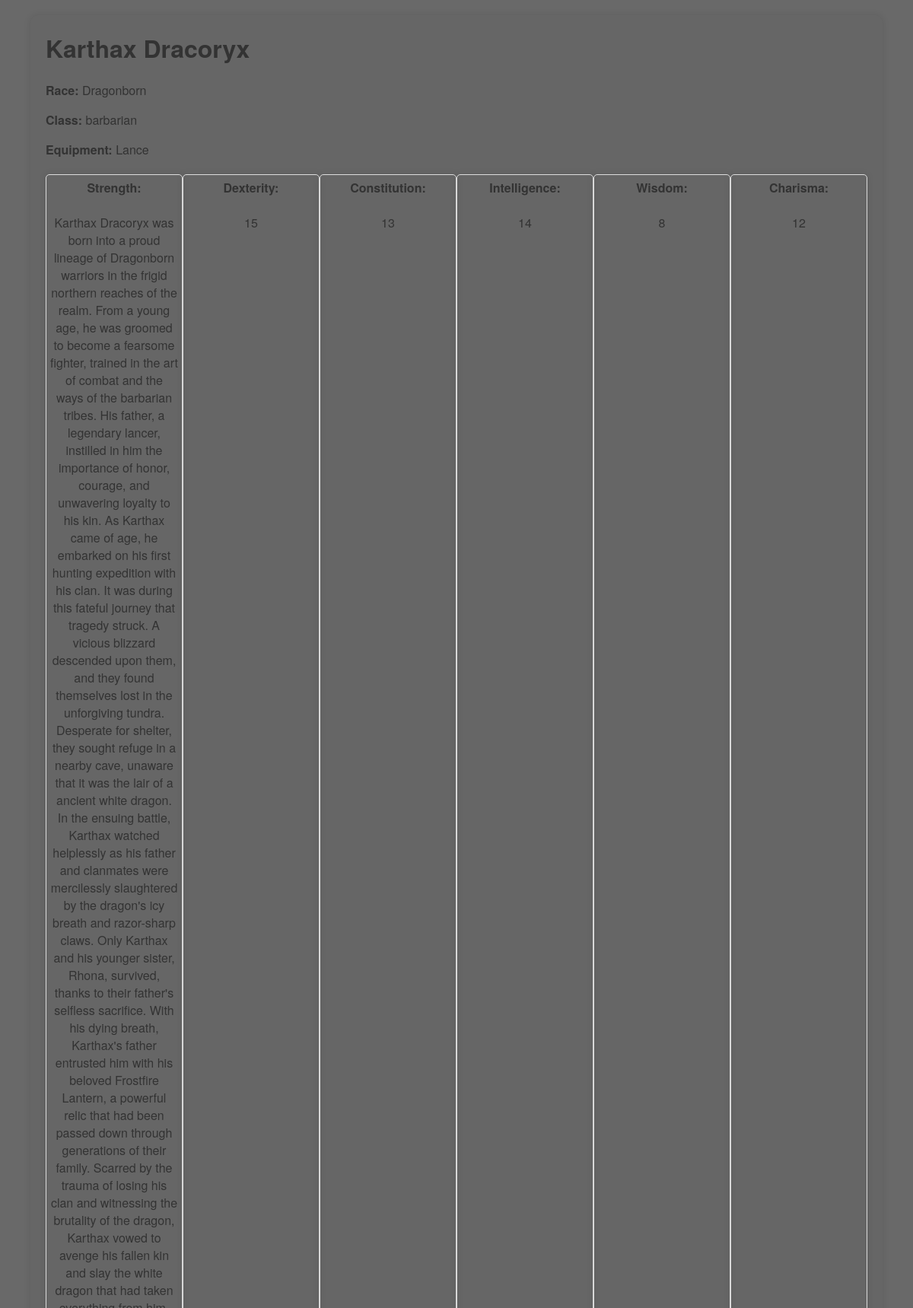
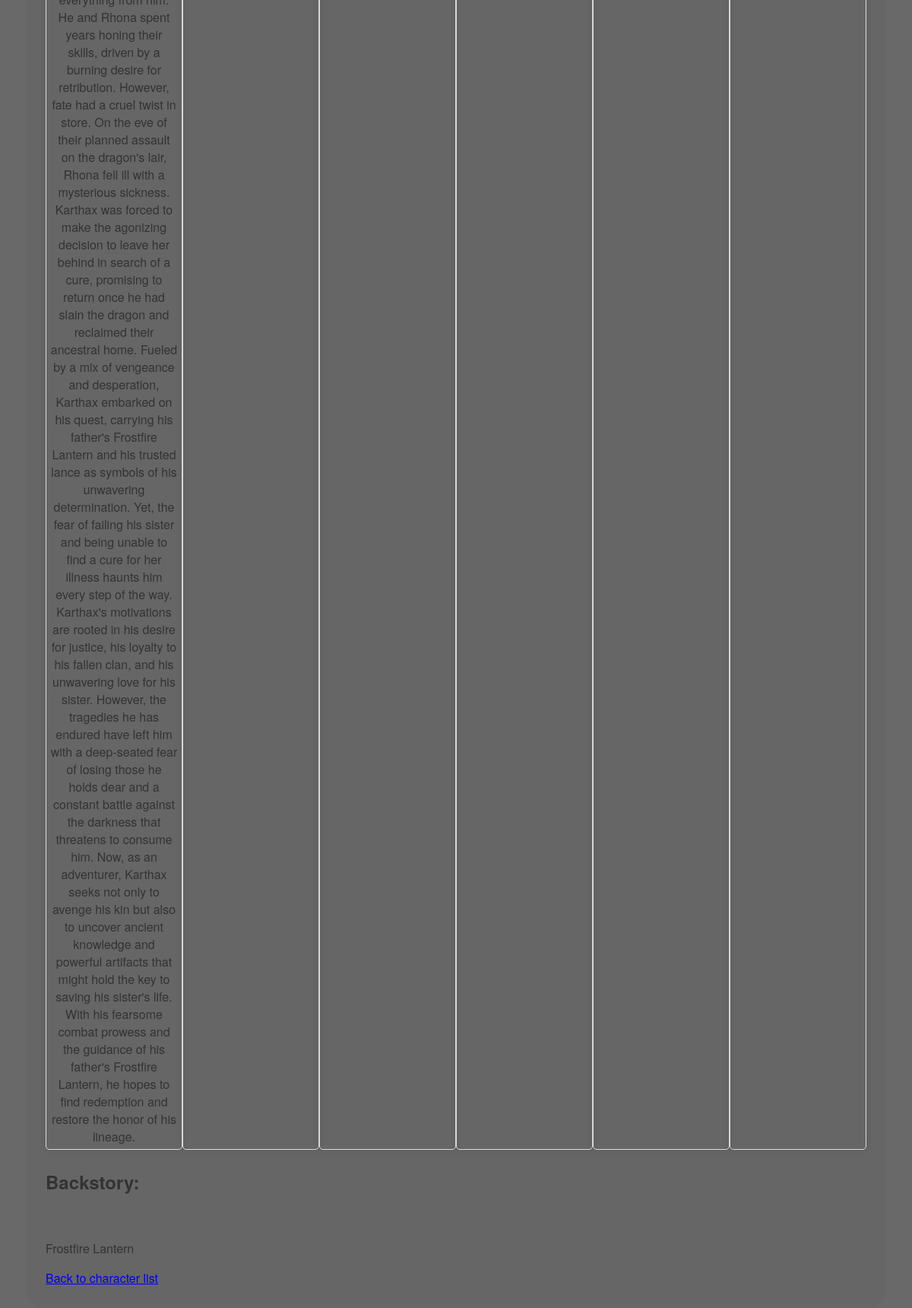
Screenshot of /character/1 with the database file from the repository (2 pictures, top to bottom).
### tables this page shows
CREATE TABLE "characters" (
	"id"	INTEGER,
	"name"	TEXT,
	"race"	TEXT,
	"profession"	TEXT,
	"equipment"	TEXT,
	"magic_item"	TEXT,
	"backstory"	TEXT,
	"strength"	INTEGER,
	"dexterity"	INTEGER,
	"constitution"	INTEGER,
	"intelligence"	INTEGER,
	"wisdom"	INTEGER,
	"charisma"	INTEGER,
	PRIMARY KEY("id")
);

### app_openai.py (the view)
@app.route('/character/<int:character_id>', methods=['GET'])
def character(character_id):
    conn = sqlite3.connect('db/characters.db')
    c = conn.cursor()
    c.execute("SELECT * FROM characters WHERE id=?", (character_id,))
    character_tuple = c.fetchone()
    c.close()
    conn.close()
    character = dict(zip(["id", "name", "race", "_class", "equipment", "backstory", "strength", "dexterity", "constitution", "intelligence", "wisdom", "charisma"], character_tuple))
    stats_dict = {
        'Strength': character['strength'],
        'Dexterity': character['dexterity'],
        'Constitution': character['constitution'],
        'Intelligence': character['intelligence'],
        'Wisdom': character['wisdom'],
        'Charisma': character['charisma']
    }
    character['stats'] = stats_dict
    print(f"Stats dictionary: {stats_dict}")  # Debug line
    character['stats'] = stats_dict
    return render_template('character.html', character=character)

### static/templates/character.html (shortened to what this page needs)
<!DOCTYPE html>
<html lang="en">
<head>
    <link rel="stylesheet" href="{{ url_for('static', filename='css/main.css') }}">
</head>
<body>
    <div class="character-info">
        <h1>{{ character.name }}</h1>
        <p><b>Race:</b> {{ character.race }}</p>
        <p><b>Class:</b> {{ character._class }}</p>
        <p><b>Equipment:</b> {{ character.equipment }}</p>
        <div class="stats">
            <div class="stat"><h4>Strength:</h4><br>
                {{ character.stats.Strength }}
            </div>
            <div class="stat"><h4>Dexterity:</h4><br>
                {{ character.stats.Dexterity }}
            </div>
            <div class="stat"><h4>Constitution:</h4><br>
                {{ character.stats.Constitution }}
            </div>
            <div class="stat"><h4>Intelligence:</h4><br>
                {{ character.stats.Intelligence }}
            </div>
            <div class="stat"><h4>Wisdom:</h4><br>
                {{ character.stats.Wisdom }}
            </div>
            <div class="stat"><h4>Charisma:</h4><br>
                {{ character.stats.Charisma }}
            </div>
        </div>
        <h2>Backstory:</h2></br>
        <p>{{ character.backstory }}</p>
        <a href="/" class="no-print">Back to character list</a>
    </div>
</body>
</html>

### static/css/main.css (style rules this page uses)
body { margin: 0; padding: 0; font-family: "Helvetica Neue", Helvetica, Arial, sans-serif; color: #333; background-color: #696969; }
.character-info { width: 90%; max-width: 1200px; margin: 20px auto; padding: 20px; background-color: #666; border-radius: 10px; box-shadow: 0 0 10px rgba(0, 0, 0, 0.1); }
.character-info h1 { margin-top: 0; }
.stats { display: flex; flex-wrap: wrap; justify-content: space-between; }
.stat { flex: 1 1 100px; border: 1px solid #ddd; border-radius: 5px; padding: 5px; margin: 5px 0; text-align: center; box-shadow: 0 0 10px rgba(0, 0, 0, 0.1); }
.stat h4 { margin-top: 0; margin-bottom: 0; }

### rows the page displays
characters: name "Karthax Dracoryx", race "Dragonborn", _class "barbarian", equipment "Lance", stats.Strength "Karthax Dracoryx was born into a proud lineage of Dragonborn warriors in the frigid northern reaches of the realm. From a young age, he was groomed to become a fearsome fighter, trained in the art of combat and the ways of the barbarian tribes. His father, a legendary lancer, instilled in him the importance of honor, courage, and unwavering loyalty to his kin. As Karthax came of age, he embarked on his first hunting expedition with his clan. It was during this fateful journey that tragedy struck. A vicious blizzard descended upon them, and they found themselves lost in the unforgiving tundra. Desperate for shelter, they sought refuge in a nearby cave, unaware that it was the lair of a…", stats.Charisma "12", backstory "Frostfire Lantern"

### other values shown
{{ character.stats.Dexterity }} "15"
{{ character.stats.Constitution }} "13"
{{ character.stats.Intelligence }} "14"
{{ character.stats.Wisdom }} "8"
